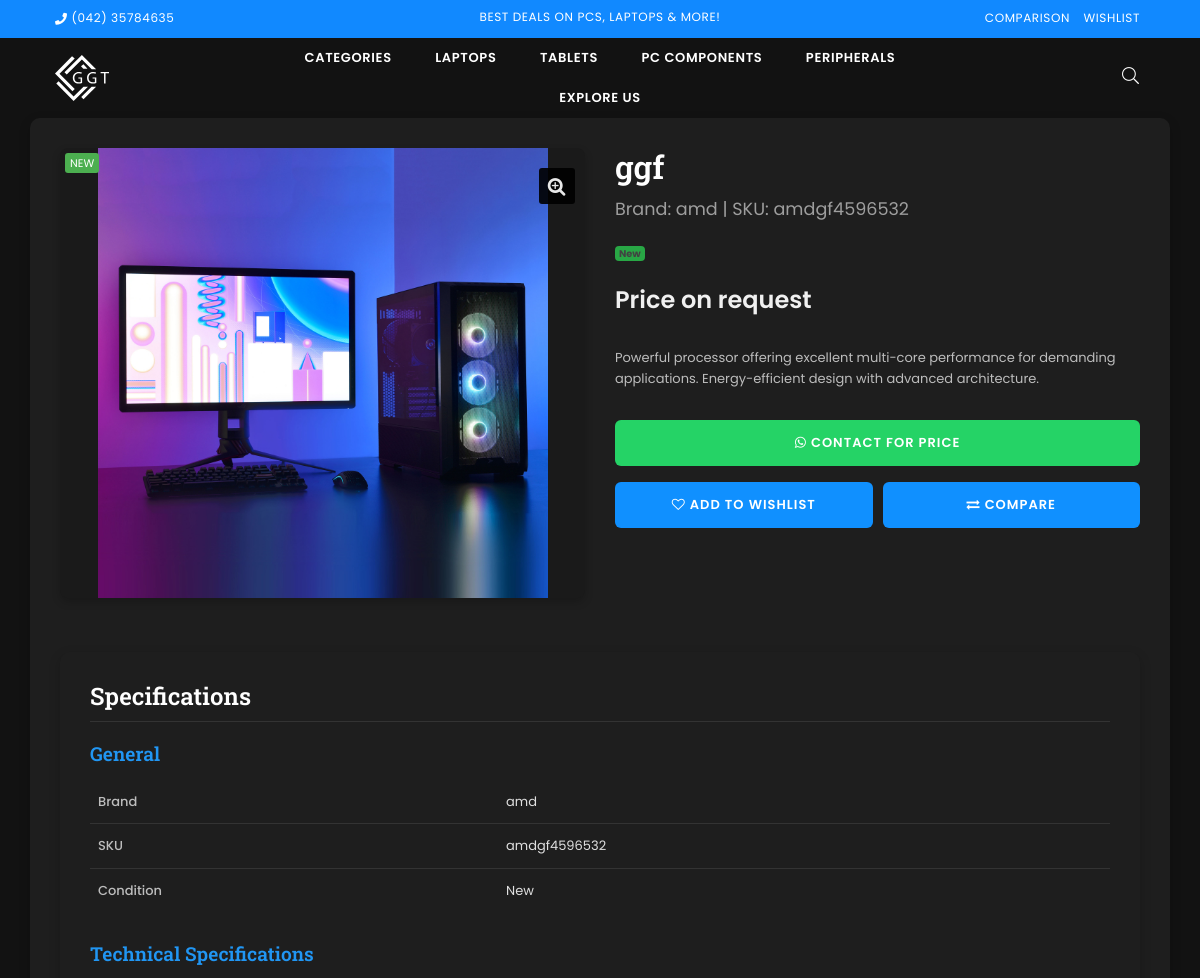
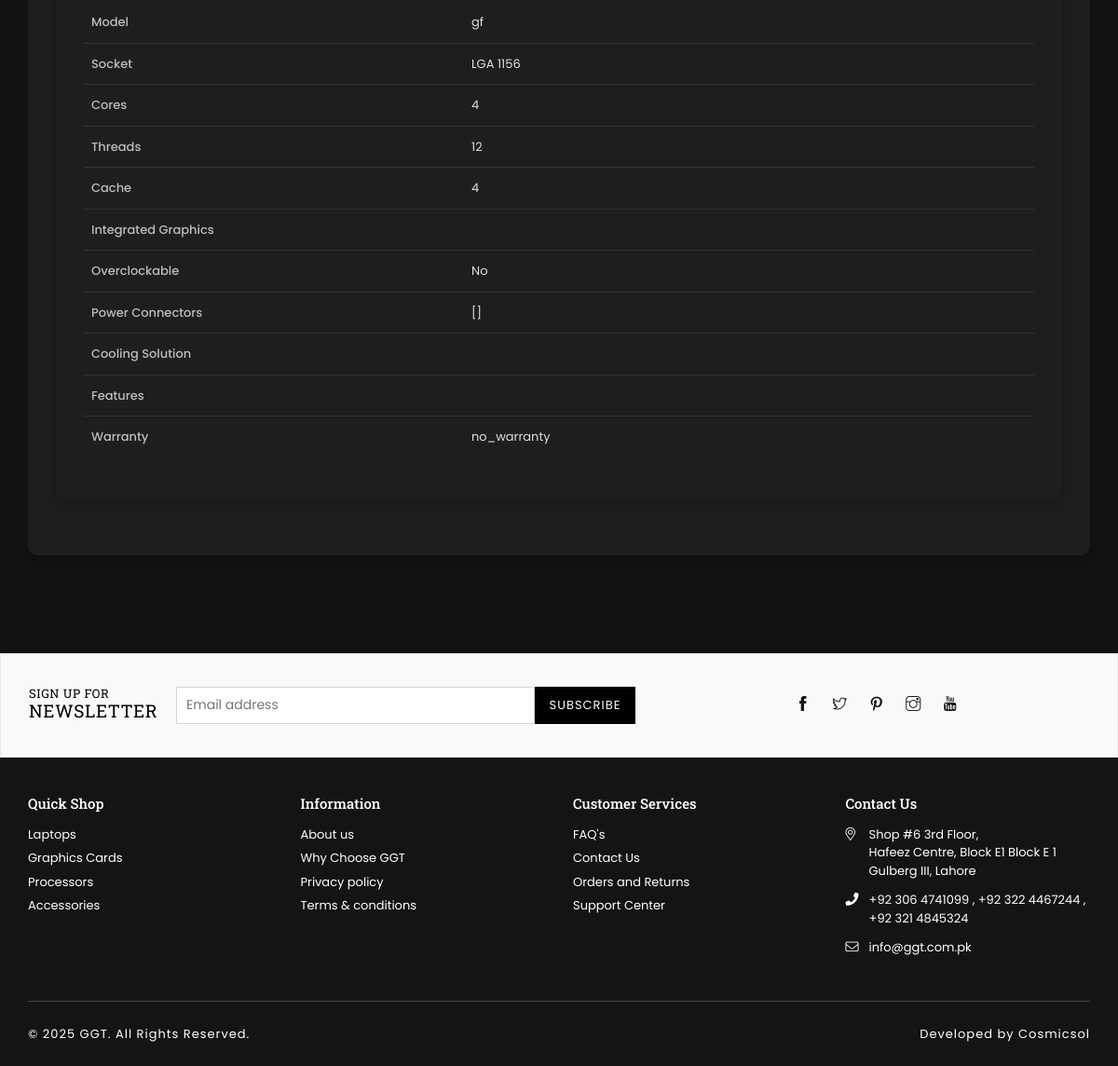
Page /product/amdgf4596532/ on the committed database (2 pictures, top to bottom).
### store/models.py (models this page shows, shortened)
class ProductImage(models.Model):
    image = models.ImageField(
        upload_to='product_images/',
        validators=[
            FileExtensionValidator(['jpg', 'jpeg', 'png', 'webp']),
            validate_square_image
        ],
        null=False,
        blank=False,
        help_text="Product image (required, must be square 1:1 ratio)"
    )
    alt_text = models.CharField(
        max_length=100,
        blank=False,
        help_text="Alternative text for the image"
    )
    is_primary = models.BooleanField(
        default=False,
        help_text="Set as primary image?"
    )
    content_type = models.ForeignKey(ContentType, on_delete=models.CASCADE)
    object_id = models.PositiveIntegerField()
    content_object = GenericForeignKey('content_type', 'object_id')
    uploaded_at = models.DateTimeField(auto_now_add=True)
    class Meta:
        ordering = ['-is_primary', '-uploaded_at']
        indexes = [
            models.Index(fields=["content_type", "object_id"]),
        ]

class CPU(models.Model):
    name = models.CharField(
        max_length=255,
        unique=True,
        help_text="Full product name (e.g., AMD Ryzen 9 5950X)"
    )
    BRAND_CHOICES = [
        ('intel', 'Intel'),
        ('amd', 'AMD'),
        ('other', 'Other'),
    ]
    brand = models.CharField(
        max_length=20,
        choices=BRAND_CHOICES,
        help_text="The brand of the CPU (e.g., Intel, AMD)"
    )
    model = models.CharField(max_length=100, help_text="The model of the CPU (e.g., i9-13900K, Ryzen 9 7950X)")
    sku = models.CharField(
        max_length=20,
        unique=True,
        editable=False,
        help_text="Automatically generated numeric SKU for the CPU"
    )
    SOCKET_CHOICES = [
        ('LGA 775', 'LGA 775'),
        ('LGA 1156', 'LGA 1156'),
        ('LGA 1155', 'LGA 1155'),
        ('LGA 1150', 'LGA 1150'),
        ('LGA 1151', 'LGA 1151'),
        ('LGA 1200', 'LGA 1200'),
        ('LGA 1366', 'LGA 1366'),
        ('LGA 1567', 'LGA 1567'),
        ('LGA 1700', 'LGA 1700'),
        ('LGA 1851', 'LGA 1851'),
        ('LGA 2011', 'LGA 2011'),
        ('LGA 2011-3', 'LGA 2011-3'),
        ('LGA 2066', 'LGA 2066'),
        ('LGA 3647', 'LGA 3647'),
        ('LGA 4189', 'LGA 4189'),
        ('LGA 4677', 'LGA 4677'),
        ('LGA 771', 'LGA 771'),
        ('LGA 1356', 'LGA 1356'),
        ('LGA 2551', 'LGA 2551'),
        ('AM3', 'AM3'),
        ('AM3+', 'AM3+'),
        ('AM4', 'AM4'),
        ('AM5', 'AM5'),
        ('FM1', 'FM1'),
        ('FM2', 'FM2'),
        ('FM2+', 'FM2+'),
        ('TR4', 'TR4'),
        ('sTRX4', 'sTRX4'),
        ('sWRX8', 'sWRX8'),
        ('sTR5', 'sTR5'),
        ('SP3', 'SP3'),
        ('SP5', 'SP5'),
        ('SP6', 'SP6'),
        ('G34', 'G34'),
        ('C32', 'C32'),
        ('F (1207)', 'F (1207)'),
        ('Socket 423', 'Socket 423'),
        ('Socket 478', 'Socket 478'),
        ('Socket 754', 'Socket 754'),
        ('Socket 939', 'Socket 939'),
    ]
    socket = models.CharField(
        max_length=20,
        choices=SOCKET_CHOICES,
        help_text="The CPU socket type (e.g., LGA 1700, AM5)"
    )
    CORES_CHOICES = [
        (1, '1 Core'),
        (2, '2 Cores'),
        (4, '4 Cores'),
        (6, '6 Cores'),
        (8, '8 Cores'),
        (10, '10 Cores'),
        (12, '12 Cores'),
        (16, '16 Cores'),
        (24, '24 Cores'),
        (32, '32 Cores'),
        (48, '48 Cores'),
        (64, '64 Cores'),
        (96, '96 Cores'),
        (128, '128 Cores'),
    ]
    cores = models.PositiveIntegerField(
        choices=CORES_CHOICES,
        help_text="Number of CPU cores"
    )
    THREADS_CHOICES = [
        (2, '2 Threads'),
        (4, '4 Threads'),
        (8, '8 Threads'),
        (12, '12 Threads'),
        (16, '16 Threads'),
        (24, '24 Threads'),
        (32, '32 Threads'),
        (48, '48 Threads'),
        (64, '64 Threads'),
        (96, '96 Threads'),
        (128, '128 Threads'),
        (192, '192 Threads'),
        (256, '256 Threads'),
    ]
    threads = models.PositiveIntegerField(
        choices=THREADS_CHOICES,
        help_text="Number of CPU threads"
    )
    CACHE_CHOICES = [
        (2, '2 MB'),
        (4, '4 MB'),
        (6, '6 MB'),
        (8, '8 MB'),
        (12, '12 MB'),
        (16, '16 MB'),
        (24, '24 MB'),
        (32, '32 MB'),
        (64, '64 MB'),
        (96, '96 MB'),
        (128, '128 MB'),
    ]
    cache = models.PositiveIntegerField(
        choices=CACHE_CHOICES,
        help_text="L3 Cache size in MB"
    )
    base_clock_speed = models.DecimalField(max_digits=5, decimal_places=2, null=True, blank=True, help_text="Base clock speed in GHz (e.g., 3.6 GHz)")
    boost_clock_speed = models.DecimalField(max_digits=5, decimal_places=2, null=True, blank=True, help_text="Boost clock speed in GHz (e.g., 5.3 GHz)")
    tdp = models.PositiveIntegerField(null=True, blank=True, help_text="Thermal Design Power in watts (e.g., 125W)")
    integrated_graphics = models.CharField(max_length=100, blank=True, help_text="Integrated graphics model (e.g., Intel UHD 770)")
    overclockable = models.BooleanField(default=False, help_text="Is the CPU overclockable?")
    power_connectors = models.JSONField(
        default=list,
        blank=True,
        help_text="A list of power connectors required (e.g., ['8-pin EPS', '4+4-pin EPS'])"
    )
    price = models.DecimalField(
        max_digits=10,
        decimal_places=2,
        null=True,
        blank=True,
        help_text="The price of the CPU (optional)"
    )
    cooling_solution = models.CharField(max_length=50, blank=True, help_text="Included cooling solution (e.g., Wraith Prism, None)")
    features = models.TextField(blank=True, help_text="Additional features like PCIe version support, memory compatibility, etc.")
    images = GenericRelation(ProductImage)
    CONDITION_CHOICES = [
        ('new', 'New'),
        ('used', 'Used'),
        ('refurbished', 'Refurbished'),
        ('box_open', 'Box Open'),
    ]
    condition = models.CharField(
        max_length=20,
        choices=CONDITION_CHOICES,
        help_text="The condition of the CPU"
    )
    WARRANTY_CHOICES = [
        ('no_warranty', 'No Warranty'),
        ('1_day', '1 Day'),
        ('3_days', '3 Days'),
        ('1_week', '1 Week'),
        ('1_month', '1 Month'),
        ('6_months', '6 Months'),
        ('1_year', '1 Year'),
        ('2_years', '2 Years'),
        ('3_years', '3 Years'),
    ]
    warranty = models.CharField(
        max_length=20,
        choices=WARRANTY_CHOICES,
        blank=True,
        help_text="The warranty period"
    )
    top_pick = models.BooleanField(
        default=False,
        help_text="Is this CPU a top pick?"
    )
    description = models.TextField(
        null=False,
        default="Powerful processor offering excellent multi-core performance for demanding applications. Energy-efficient design with advanced architecture.",
        help_text="Detailed description of the CPU"
    )
    class Meta:
        verbose_name = "CPU"
        verbose_name_plural = "CPUs"

### store/views.py (the view)
# urls.py: path('product/<str:product_sku>/', views.product_detail, name='product_detail'),
def product_detail(request, product_sku):
    model_map = {
        'gpu': GPU,
        'cpu': CPU,
        'ram': RAM,
        'motherboard': Motherboard,
        'case': Case,
        'storagedevice': StorageDevice,
        'psu': PSU,
        'monitor': Monitor,
        'tablet': Tablet,
        'laptop': Laptop,
    }
    product = None
    product_type = None
    model_class = None
    for model_key, model_class_temp in model_map.items():
        try:
            product = model_class_temp.objects.get(sku=product_sku)
            product_type = model_key
            model_class = model_class_temp
            break
        except model_class_temp.DoesNotExist:
            continue
    if not product:
        messages.error(request, f"Product with SKU {product_sku} not found.")
        return redirect('home')
    related_products = model_class.objects.filter(
        brand=product.brand
    ).exclude(
        id=product.id
    ).order_by('-top_pick', '?')[:4]  # Prioritize top picks, then random
    specs = get_product_specs_from_fields(product)
    context = {
        'product': product,
        'product_type': product_type,
        'related_products': related_products,
        'specs': specs,
        'title': f'{product.name} - Details'
    }
    return render(request, 'store/product_detail.html', context)

### store/templates/store/product_detail.html (shortened to what this page needs)
{% extends 'base.html' %}
{% load static %}
{% block content %}
{% include 'navbar.html' %}
<div id="ProductSection-product-template" class="product-template__container container">
    <div class="product-single">
        <div class="row">
            <div class="col-lg-6 col-md-6 col-sm-12 col-12">
                <div class="product-details-img">
                    <div class="product-zoom-wrap">
                        <div class="product-zoom-span">
                            {% with primary_image=product.images.all|dictsort:"is_primary"|last %}
                            {% if primary_image %}
                            <img id="product-main-image" class="product-zoom" src="{{ primary_image.image.url }}"
                                alt="{{ primary_image.alt_text }}">
                            {% endif %}
                            {% endwith %}
                        </div>
                        <div class="product-labels">
                            {% if product.condition == 'new' %}
                            <span class="lbl pr-label1">New</span>
                            {% elif product.condition == 'used' %}
                            <span class="lbl" style="background-color: #FF9800; color: #121212;">Used</span>
                            {% elif product.condition == 'refurbished' %}
                            <span class="lbl" style="background-color: #00BCD4; color: #121212;">Refurbished</span>
                            {% elif product.condition == 'box_open' %}
                            <span class="lbl" style="background-color: #9E9E9E;">Box Open</span>
                            {% endif %}
                        </div>
                        <div class="product-buttons">
                            <a href="#" class="btn prlightbox" title="Zoom">
                                <i class="fa fa-search-plus"></i>
                            </a>
                        </div>
                    </div>
                </div>
            </div>
            <div class="col-lg-6 col-md-6 col-sm-12 col-12">
                <div class="product-info">
                    <h1 class="product-title">{{ product.name }}</h1>
                    <div class="product-brand">
                        Brand: {{ product.brand }} | SKU: {{ product.sku }}
                    </div>
                    <div class="product-condition">
                        <span
                            class="badge {% if product.condition == 'new' %}bg-success{% elif product.condition == 'used' %}bg-warning text-dark{% elif product.condition == 'refurbished' %}bg-info text-dark{% else %}bg-secondary{% endif %}">
                            {{ product.condition|title }}
                        </span>
                    </div>
                    {% if product.price %}
                    <div class="product-price">
                        Rs. {{ product.price }}
                        {% if product.old_price %}
                        {% with discount=product.old_price|floatformat:0 %}
                        {% with current=product.price|floatformat:0 %}
                        {% with savings=discount|add:"-"|add:current %}
                        {% with percentage=savings|floatformat:0|add:"00"|stringformat:"s"|slice:":2" %}
                        <span class="discount-badge">{{ percentage }}% OFF</span>
                        {% endwith %}
                        {% endwith %}
                        {% endwith %}
                        {% endwith %}
                        {% endif %}
                    </div>
                    {% else %}
                    <div class="call-for-price">Price on request</div>
                    {% endif %}
                    <div class="product-description">
                        {{ product.description }}
                    </div>
                    <div class="action-buttons">
                        {% if product.price %}
                        <button type="button" class="btn btn-primary mb-3">
                            <i class="fa fa-shopping-cart me-2"></i> Add to Cart
                        </button>
                        {% else %}
                        <a href="javascript:void(0)"
                           class="btn btn-success mb-3 inquiry-whatsapp-btn"
                           data-sku="{{ product.sku }}"
                           data-name="{{ product.name|truncatechars:50 }}"
                           data-url="{% url 'product_detail' product.sku %}"
                           style="background-color: #25d366;">
                            <i class="fa fa-whatsapp me-2"></i> Contact for Price
                        </a>
                        {% endif %}
                        <div class="secondary-buttons">
                            <a href="{% url 'add_to_wishlist' product.sku %}" class="btn btn-outline-secondary">
                                <i class="fa fa-heart-o me-2"></i> Add to Wishlist
                            </a>
                            <a href="{% url 'add_to_comparison' product.sku %}" class="btn btn-info">
                                <i class="fa fa-exchange me-2"></i> Compare
                            </a>
                        </div>
                    </div>
                </div>
            </div>
        </div>
        <div class="row mt-4">
            <div class="col-12">
                <div class="specs-container">
                    <h3 class="specs-title">Specifications</h3>
                    {% for section in specs %}
                    {% if section.items %}
                    <div class="specs-section">
                        <h4 class="specs-section-title">{{ section.name }}</h4>
                        <table class="specs-table">
                            <tbody>
                                {% for key, value in section.items.items %}
                                <tr>
                                    <td>{{ key }}</td>
                                    <td>{{ value }}</td>
                                </tr>
                                {% endfor %}
                            </tbody>
                        </table>
                    </div>
                    {% endif %}
                    {% endfor %}
                </div>
            </div>
        </div>
    </div>
</div>
{% include 'footer.html' %}
{% endblock %}

### rows in the picture
ProductImage: image (picture)
CPU: name "ggf", brand "amd", sku "amdgf4596532", condition "New", description "Powerful processor offering excellent multi-core performance for demanding applications. Energy-efficient design with advanced architecture.", section "amd" "amdgf4596532" "gf" "LGA 1156" "no_warranty"

### other values in the picture
{{ section.name }} "General" "Technical Specifications"
{{ key }} "Brand" "SKU" "Condition" "Model" "Socket" "Cores" "Threads" "Cache" "Integrated Graphics" "Overclockable" "Power Connectors" "Cooling Solution" "Features" "Warranty"
{{ value }} "New" "4" "12" "4" "No" "[]"
